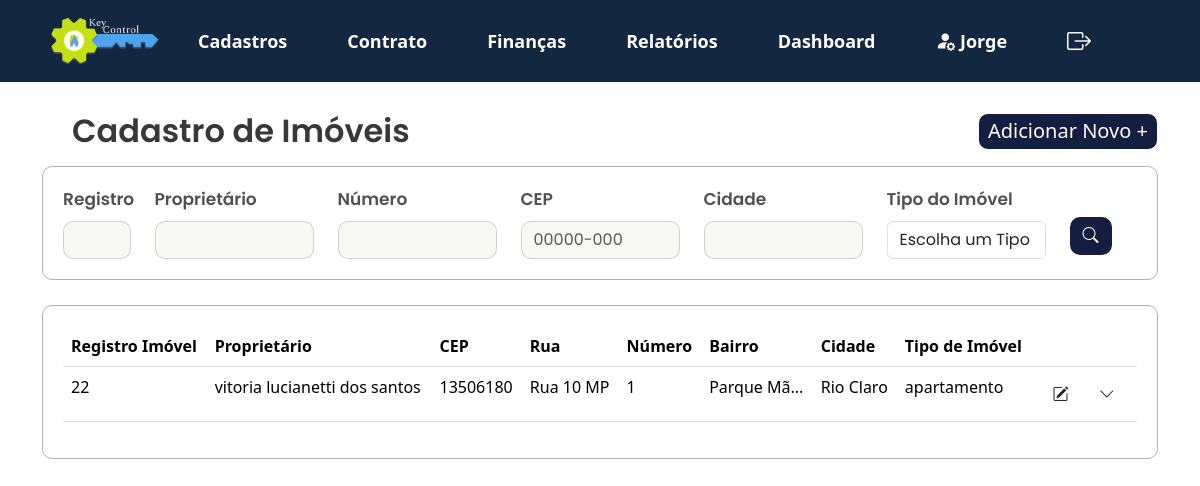
The page /KeyControl/projeto/views/lista_imovel.php (signed in) on the database its author committed.
### tables this page shows
CREATE TABLE `cadastro_imovel` (
  `id` int(11) NOT NULL,
  `id_imobiliaria` varchar(20) NOT NULL,
  `cpf_cnpj_proprietario` varchar(20) NOT NULL,
  `tipo_imovel` varchar(50) NOT NULL,
  `quantidade_quartos` int(11) DEFAULT NULL,
  `quantidade_banheiros` int(11) DEFAULT NULL,
  `quantidade_vagas` int(11) DEFAULT NULL,
  `area_total` decimal(10,2) DEFAULT NULL,
  `cep` varchar(10) DEFAULT NULL,
  `rua` varchar(100) DEFAULT NULL,
  `numero` varchar(10) DEFAULT NULL,
  `bairro` varchar(50) DEFAULT NULL,
  `cidade` varchar(50) DEFAULT NULL,
  `estado` varchar(50) DEFAULT NULL,
  `pais` varchar(50) DEFAULT NULL,
  `registro_imovel` varchar(50) DEFAULT NULL,
  `registro_agua` varchar(50) DEFAULT NULL,
  `valor_aluguel` float DEFAULT NULL,
  `taxa_aluguel` float DEFAULT NULL,
  `valor_venda` float DEFAULT NULL,
  `taxa_venda` float DEFAULT NULL,
  `complemento` varchar(255) DEFAULT NULL
);

CREATE TABLE `cadastro_cliente` (
  `id` int(11) NOT NULL,
  `nome` varchar(100) NOT NULL,
  `rg_ie` varchar(20) DEFAULT NULL,
  `data_nascimento_fundacao` date DEFAULT NULL,
  `telefone` varchar(20) DEFAULT NULL,
  `email` varchar(100) DEFAULT NULL,
  `estado_civil` varchar(20) DEFAULT NULL,
  `nacionalidade` varchar(50) DEFAULT NULL,
  `profissao` varchar(50) DEFAULT NULL,
  `cep` varchar(10) DEFAULT NULL,
  `rua` varchar(100) DEFAULT NULL,
  `numero` varchar(10) DEFAULT NULL,
  `bairro` varchar(50) DEFAULT NULL,
  `cidade` varchar(50) DEFAULT NULL,
  `estado` varchar(50) DEFAULT NULL,
  `pais` varchar(50) DEFAULT NULL,
  `locador` tinyint(1) DEFAULT 0,
  `locatario` tinyint(1) DEFAULT 0,
  `fiador` tinyint(1) DEFAULT 0,
  `comprador` tinyint(1) DEFAULT 0,
  `complemento` varchar(255) DEFAULT NULL,
  `cpf_cnpj` varchar(20) NOT NULL,
  `id_imobiliaria` varchar(20) NOT NULL
);

### KeyControl/projeto/app/controllers/filtros_imovel.php (called while the page is built, shortened)
<?php
include '../app/controllers/db_conexao.php';
function buildQuery($registro_imovel, $cpf_cnpj_proprietario, $tipo_imovel, $cep, $rua, $bairro, $cidade) {
    $sql = "SELECT imovel.*, cliente.nome
            FROM cadastro_imovel imovel
            INNER JOIN cadastro_cliente cliente
                ON imovel.cpf_cnpj_proprietario = cliente.cpf_cnpj";
    $conditions = [];
    $params = [];
    return [$sql, $params];
}
$registro_imovel = $_POST['registro_imovel'] ?? '';
$cpf_cnpj_proprietario = $_POST['cpf_cnpj_proprietario'] ?? '';
$tipo_imovel = $_POST['tipo_imovel'] ?? '';
$cep = $_POST['cep'] ?? '';
$rua = $_POST['rua'] ?? '';
$bairro = $_POST['bairro'] ?? '';
$cidade = $_POST['cidade'] ?? '';
list($sql, $params) = buildQuery($registro_imovel, $cpf_cnpj_proprietario, $tipo_imovel, $cep, $rua, $bairro, $cidade);
try {
    if ($pdo) {
        $stmt = $pdo->prepare($sql);
        $stmt->execute($params);
        $result = $stmt->fetchAll(PDO::FETCH_ASSOC);
    } else {
        throw new Exception("Erro na conexão com o banco de dados.");
    }
} catch (Exception $e) {
    echo "Erro na execução da consulta: " . $e->getMessage();
}
?>

### KeyControl/projeto/views/lista_imovel.php (the view, shortened to what this page needs)
<?php
   include_once '../app/controllers/filtros_imovel.php';
   ?>
<!DOCTYPE html>
<html lang="pt-br">
   <head>
      <link href="https://cdn.jsdelivr.net/npm/bootstrap@5.3.3/dist/css/bootstrap.min.css" rel="stylesheet">
      <link rel="stylesheet" href="../public/assets/js/menu.js">
      <link rel="stylesheet" href="https://cdn.jsdelivr.net/npm/bootstrap-icons@1.10.5/font/bootstrap-icons.css">
      <link rel="stylesheet" type="text/css" href="../public/assets/css/style2.css">
   </head>
   <body>
      <?php include 'navbar.php';?>
      <section>
         <div class="container">
            <div class="d-flex justify-content-between align-items-center mb-3">
               <h2 class="mb-0">Cadastro de Imóveis</h2>
               <a href="../views/cadastro_imovel.php" class="button_adicionarnovo">Adicionar Novo +</a>
            </div>
         </div>
         <div class="container">
            <form method="POST" action="">
               <div class="filtros-container">
                  <div class="row g-12">
                     <div class="col-md-1">
                        <label for="registro_imovel" class="form-label">Registro</label>
                        <input type="text" id="registro_imovel" class="form-control" name="registro_imovel" value="<?= htmlspecialchars($_POST['registro_imovel'] ?? '') ?>">
                     </div>
                     <div class="col-md-2">
                        <label for="cpf_cnpj_proprietario" class="form-label">Proprietário</label>
                        <input type="text" id="cpf_cnpj_proprietario" class="form-control" name="cpf_cnpj_proprietario" value="<?= htmlspecialchars($_POST['cpf_cnpj_proprietario'] ?? '') ?>">
                     </div>
                     <div class="col-md-2">
                        <label for="numero" class="form-label">Número</label>
                        <input type="text" id="numero" class="form-control" name="numero" value="<?= htmlspecialchars($_POST['numero'] ?? '') ?>">
                     </div>
                     <div class="col-md-2">
                        <label for="cep" class="form-label">CEP</label>
                        <input type="text" id="cep" class="form-control" name="cep" value="<?= htmlspecialchars($_POST['cep'] ?? '') ?>" pattern="\d{5}-\d{3}" placeholder="00000-000" title="Formato: 12345-678" maxlength="9">
                     </div>
                     <div class="col-md-2">
                        <label for="cidade" class="form-label">Cidade</label>
                        <input type="text" id="cidade" class="form-control" name="cidade" value="<?= htmlspecialchars($_POST['cidade'] ?? '') ?>">
                     </div>
                     <div class="col-md-2">
                        <label for="tipo_imovel" class="mb-2">Tipo do Imóvel</label>
                        <div class="position-relative">
                           <select class="form-control" name="tipo_imovel" id="tipo_imovel" onchange="checkSelection('tipo_imovel')">
                              <option value="" disabled <?= !isset($_POST['tipo_imovel']) ? 'selected' : '' ?>>Escolha um Tipo</option>
                           </select>
                        </div>
                     </div>
                     <div class="col-md-1">
                     <button class="btn btn-buscar" type="submit">
                     <i class="bi bi-search"></i>
                     </button>
                  </div>
               </div>
         </div>
         </form>
         </div>
      </section>
      <section>
         <div class="container">
            <div class="card_relatório">
               <table class="table table-hover">
                  <thead>
                     <tr>
                        <th>Registro Imóvel</th>
                        <th>Proprietário</th>
                        <th>CEP</th>
                        <th>Rua</th>
                        <th>Número</th>
                        <th>Bairro</th>
                        <th>Cidade</th>
                        <th>Tipo de Imóvel</th>
                        <th></th>
                     </tr>
                  </thead>
                  <tbody>
                     <?php
                        if (isset($result) && count($result) > 0) {
                            foreach ($result as $row) {
                                $bairro = htmlspecialchars($row['bairro'] ?? '-');
                                $bairro_resumido = htmlspecialchars(substr($bairro, 0, 10) . (strlen($bairro) > 10 ? '...' : ''));
                                echo "<tr>
                                        <td>" . htmlspecialchars($row['registro_imovel'] ?? '-') . "</td>
                                        <td>" . htmlspecialchars($row['nome'] ?? '-') . "</td>
                                        <td>" . htmlspecialchars($row['cep'] ?? '-') . "</td>
                                        <td>" . htmlspecialchars($row['rua'] ?? '-') . "</td>
                                        <td>" . htmlspecialchars($row['numero'] ?? '-') . "</td>
                                        <td title='$bairro'>$bairro_resumido</td>
                                        <td>" . htmlspecialchars($row['cidade'] ?? '-') . "</td>
                                        <td>" . htmlspecialchars($row['tipo_imovel'] ?? '-') . "</td>
                                        <td>
                                          <button class='btn' onclick=\"window.location.href='../views/modifica_imovel.php?id=" . htmlspecialchars($row['id']) . "'\">
                                          <i class='bi bi-pencil-square'></i>
                                          </button>
                                            <button class='btn' onclick='toggleSubMenu(this)'>
                                                <i class='bi bi-chevron-down'></i>
                                            </button>
                                                    <button class='imprimir' onclick='redirectToRelatorio(" . htmlspecialchars($row['id']) . ")'>
                                                    </button>
                                                    <button class='email' onclick='sendEmail(\"" . addslashes(htmlspecialchars($row["email"] ?? '')) . "\")'>
                                                    </button>
                                                    <button class='excluir' onclick='deleteRecord(" . htmlspecialchars($row['id']) . ")'>
                                                    </button>
                                        </td>
                                    </tr>";
                            }
                        } else {
                            echo "<tr><td colspan='8'>Nenhum registro encontrado</td></tr>";
                        }
                        ?>
                  </tbody>
               </table>
            </div>
         </div>
      </section>
   </body>
</html>

### KeyControl/projeto/public/assets/css/style2.css (style rules this page uses)
h2 { font-family: "Poppins", sans-serif; font-weight: 600; font-style: normal; color: #383838; margin: 30px; }
.container h2 { position: relative; z-index: 1; }
form { font-family: "Poppins", sans-serif; font-style: normal; font-weight: 600; font-size: 17px; color: rgb(82, 80, 80); }
input.form-control { background-color: #F7F9F2; color: #333; border: 0px; }
h2.mb-0 { margin-block: auto; }
.filtros-container input.form-control { border: 1px solid #3838383b; border-radius: 10px; }
.filtros-container { width: auto; height: auto; border: 1px solid #38383862; border-radius: 10px; padding: 20px; display: flex; }
.filtros-container .btn-buscar { margin-top: 30px; }
.btn-buscar { background-color: #131E41; color: white; border-radius: 10px; }
.card_relatório { width: auto; height: auto; border: 1px solid #38383862; border-radius: 10px; margin-top: 25px; margin-bottom: 20px; padding: 20px; }
.button_adicionarnovo { border: 1px solid; border-radius: 10px; background-color: #131E41; width: 180px; height: 37px; align-items: center; display: flex; justify-content: center; align-items: center; text-align: center; color: #ffffff; font-size: 20px; text-decoration: none; }

### rows shown on the page
cadastro_imovel: registro_imovel "22", cadastro_cliente.nome "vitoria lucianetti dos santos", cep "13506180", rua "Rua 10 MP", numero "1", bairro "Parque Mã...", cidade "Rio Claro", tipo_imovel "apartamento"

### other values the page prints
$first_name "Jorge"
